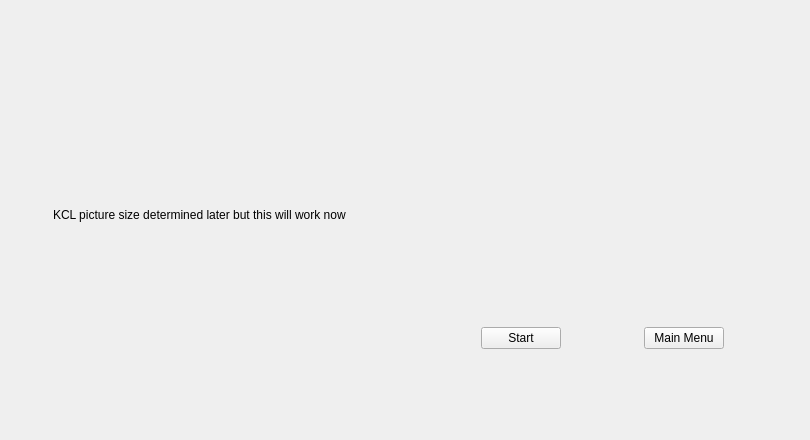
    <widget class="QWidget" name="KCL_OFF">
     <widget class="QWidget" name="layoutWidget">
      <property name="geometry">
       <rect>
        <x>0</x>
        <y>0</y>
        <width>801</width>
        <height>431</height>
       </rect>
      </property>
      <layout class="QHBoxLayout" name="horizontalLayout_2">
       <item>
        <layout class="QGridLayout" name="gridLayout_4">
         <item row="0" column="0">
          <spacer name="horizontalSpacer_6">
           <property name="orientation">
            <enum>Qt::Horizontal</enum>
           </property>
           <property name="sizeHint" stdset="0">
            <size>
             <width>48</width>
             <height>20</height>
            </size>
           </property>
          </spacer>
         </item>
         <item row="0" column="1">
          <widget class="QLabel" name="KCL_picture_off">
           <property name="text">
            <string>&lt;html&gt;&lt;head/&gt;&lt;body&gt;&lt;p&gt;KCL picture size determined later but this will work now&lt;/p&gt;&lt;/body&gt;&lt;/html&gt;</string>
           </property>
          </widget>
         </item>
         <item row="0" column="2">
          <spacer name="horizontalSpacer_7">
           <property name="orientation">
            <enum>Qt::Horizontal</enum>
           </property>
           <property name="sizeHint" stdset="0">
            <size>
             <width>40</width>
             <height>20</height>
            </size>
           </property>
          </spacer>
         </item>
        </layout>
       </item>
       <item>
        <layout class="QGridLayout" name="gridLayout_5">
         <item row="0" column="2">
          <spacer name="verticalSpacer_8">
           <property name="orientation">
            <enum>Qt::Vertical</enum>
           </property>
           <property name="sizeHint" stdset="0">
            <size>
             <width>20</width>
             <height>40</height>
            </size>
           </property>
          </spacer>
         </item>
         <item row="1" column="2">
          <spacer name="verticalSpacer_9">
           <property name="orientation">
            <enum>Qt::Vertical</enum>
           </property>
           <property name="sizeHint" stdset="0">
            <size>
             <width>20</width>
             <height>40</height>
            </size>
           </property>
          </spacer>
         </item>
         <item row="2" column="2">
          <spacer name="verticalSpacer_10">
           <property name="orientation">
            <enum>Qt::Vertical</enum>
           </property>
           <property name="sizeHint" stdset="0">
            <size>
             <width>20</width>
             <height>40</height>
            </size>
           </property>
          </spacer>
         </item>
         <item row="3" column="2">
          <spacer name="verticalSpacer_11">
           <property name="orientation">
            <enum>Qt::Vertical</enum>
           </property>
           <property name="sizeHint" stdset="0">
            <size>
             <width>20</width>
             <height>40</height>
            </size>
           </property>
          </spacer>
         </item>
         <item row="4" column="0">
          <spacer name="horizontalSpacer_8">
           <property name="orientation">
            <enum>Qt::Horizontal</enum>
           </property>
           <property name="sizeHint" stdset="0">
            <size>
             <width>40</width>
             <height>20</height>
            </size>
           </property>
          </spacer>
         </item>
         <item row="4" column="1">
          <widget class="QPushButton" name="Start_Button_KCL">
           <property name="text">
            <string>Start</string>
           </property>
          </widget>
         </item>
         <item row="4" column="2">
          <spacer name="horizontalSpacer_9">
           <property name="orientation">
            <enum>Qt::Horizontal</enum>
           </property>
           <property name="sizeHint" stdset="0">
            <size>
             <width>40</width>
             <height>20</height>
            </size>
           </property>
          </spacer>
         </item>
         <item row="4" column="3">
          <widget class="QPushButton" name="Main_menu_KCL_off">
           <property name="text">
            <string>Main Menu</string>
           </property>
          </widget>
         </item>
         <item row="4" column="4">
          <spacer name="horizontalSpacer_10">
           <property name="orientation">
            <enum>Qt::Horizontal</enum>
           </property>
           <property name="sizeHint" stdset="0">
            <size>
             <width>40</width>
             <height>20</height>
            </size>
           </property>
          </spacer>
         </item>
         <item row="5" column="2">
          <spacer name="verticalSpacer_12">
           <property name="orientation">
            <enum>Qt::Vertical</enum>
           </property>
           <property name="sizeHint" stdset="0">
            <size>
             <width>20</width>
             <height>40</height>
            </size>
           </property>
          </spacer>
         </item>
        </layout>
       </item>
      </layout>
     </widget>
    </widget>
